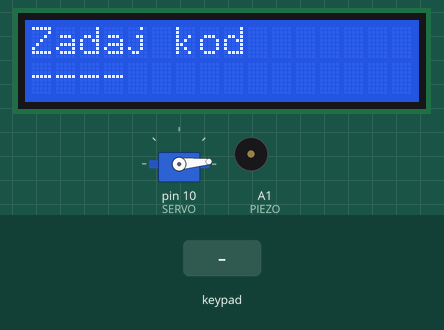
This sketch was run on a simulated Arduino Uno, built with avr-gcc and run on an emulated ATmega328P. Parts: 16×2 character LCD, servo, buzzer (waves = sounding). Wiring (inferred from the names in the program): 4×4 keypad with keys 1 2 3 A 4 5 6 B 7 8 9 C * 0 # D: rows pin 9, pin 8, pin 7, pin 6; columns A5, A4, A3, A2. The inputs (shaded band) are chosen by the test bench.

Above: at 1.2 s.
1.3 s: keypad keys 1 A * D # pressed 0.4 s apart
At 4.4 s:
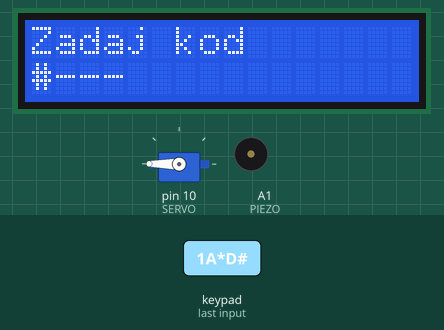
4.8 s: keypad keys 1 A * D * pressed 0.4 s apart
At 7.9 s:
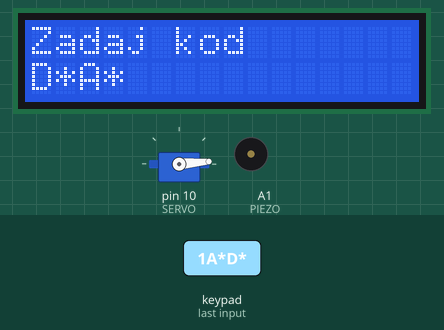
8.3 s: key '1' pressed
At 9.5 s:
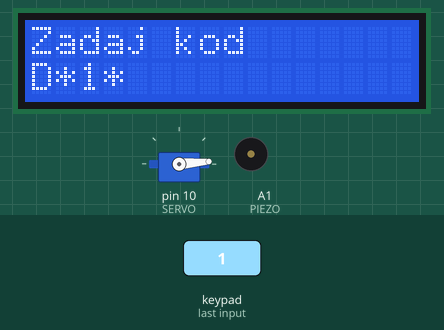
9.8 s: key '2' pressed
At 11.5 s:
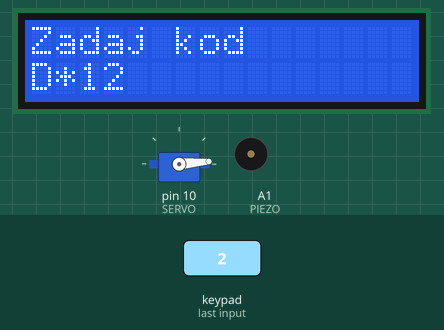
12.0 s: keypad keys 1 3 9 7 D pressed 0.4 s apart
At 14.6 s:
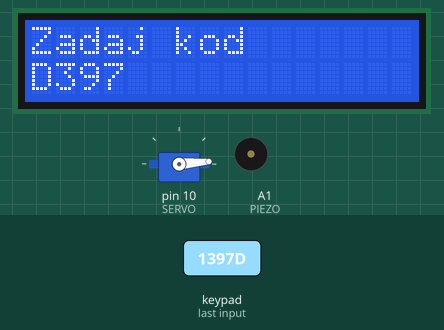
15.5 s: key 'A' pressed
At 16.4 s:
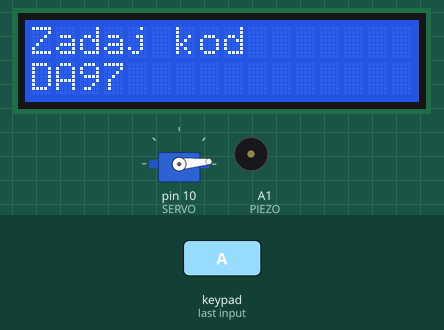
Timing chart, 0 to 18.0 s (numbered marks = the images above; inputs shaded):
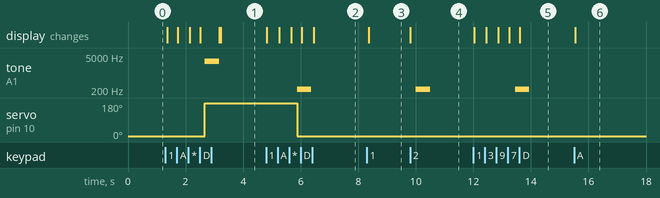

Measured:
- after the input at 1.3 s, tone on A1 (PIEZO): silent → 3000 Hz after 1.4 s, → silent 0.50 s later; servo on pin 10 (SERVO): 5° → 180° after 1.4 s; the display: first changes after 0.07 s (image 1 shows a later state)
- after the input at 4.8 s, tone on A1 (PIEZO): silent → 216 Hz after 1.1 s, → silent 0.50 s later; servo on pin 10 (SERVO): 180° → 5° after 1.1 s; the display: first changes at once (image 2 shows a later state)
- after the input at 8.3 s, the display: changes after 0.06 s (image 3)
- after the input at 9.8 s, tone on A1 (PIEZO): silent → 216 Hz after 0.20 s, → silent 0.50 s later; the display: changes at once (image 4)
- after the input at 12.0 s, tone on A1 (PIEZO): silent → 216 Hz after 1.4 s, → silent 0.50 s later; the display: first changes at once (image 5 shows a later state)
- after the input at 15.5 s, the display: changes at once (image 6)

The sketch:

kodovany_zamok1.ino
```cpp
// include the library code:
#include <LiquidCrystal.h>
#include <Servo.h>

char getChar(void);  // deklaracia vlastnej funkcie

// priradenie pinov Arduino ku klávesnici
#define ROW1   9
#define ROW2   8
#define ROW3   7
#define ROW4   6
#define COL1  A5
#define COL2  A4
#define COL3  A3
#define COL4  A2

#define PIEZO A1
#define SERVO 10

#define ROWS  4
#define COLS  4

// Globálne premenné
const char tabulka_znakov[ROWS][COLS] = {{'1','2','3','A'},
                                         {'4','5','6','B'},
                                         {'7','8','9','C'},
                                         {'*','0','#','D'}};

const char pinkod_zamku[] = "1A*D";

unsigned long startTime;				// čas procesora pred vstupom do loop()
unsigned long loopTime;					// čas procesora v loop()
unsigned long cas_rampa = 5000;   // 5000 ms

// initialize the library with the numbers of the interface pins
LiquidCrystal lcd(12, 11, 5, 4, 3, 2);

// deklarácia skupiny funkcií ku obsluhe serva z knižnice
Servo  servo_p;

void setup() {
  pinMode(ROW1,INPUT_PULLUP);
  pinMode(ROW2,INPUT_PULLUP);
  pinMode(ROW3,INPUT_PULLUP);
  pinMode(ROW4,INPUT_PULLUP);
  pinMode(COL1,OUTPUT); digitalWrite(COL1, HIGH);
  pinMode(COL2,OUTPUT); digitalWrite(COL2, HIGH);
  pinMode(COL3,OUTPUT); digitalWrite(COL3, HIGH);
  pinMode(COL4,OUTPUT); digitalWrite(COL4, HIGH);

  pinMode(PIEZO, OUTPUT); digitalWrite(PIEZO, LOW);

  // set up the LCD's number of columns and rows:
  lcd.begin(16, 2);

  // ovladanie serva cez pin
  servo_p.attach(SERVO);
  servo_p.write(5);	// otočí servo na uhol = 5°

  //lcd.setCursor(0, 0);  // nastaví výpis od 1.znaku v 1.riadku
  lcd.print("Zadaj kod");
  lcd.setCursor(0, 1);  // nastaví výpis od 1.znaku v 2.riadku
  lcd.print("----");

  startTime = millis();

}  // koniec setup()

void loop() {

  char znaky[4];      // pole znakov, ktoré zadáme z klávesnice
  char znak;          // znak, zadaný z klávesnice
  int  count_char;    // počítadlo znakov
  int  zhoda_pin;  // = 1, ak je zadaný kód zhodný s pin kódom
                      // inak = 0

  // 4 miestny PIN = pole znakov "znaky[]"
  // Cyklus1: počíta vypísané znaky
  //   Slučka1: čaká na stlačenie znaku
  //   Výpis stlačeného znaku
  //   Slučka2: čaká na pustenie znaku
  // navrat na Cyklus1
  // po zadaní 4.znaku porovná reťazec s PIN kódom

  lcd.setCursor(0, 1);  // nastaví výpis od 1.znaku v 2.riadku

  // Cyklus1
  for(count_char = 0; count_char < 4; ++ count_char) {
    // Slučka1
    do {
      znaky[count_char] = getChar();
    } while(znaky[count_char] == NULL);   // čaká na stlačenie znaku

    lcd.print(znaky[count_char]);   // vypíše stlačený znak

    // Slučka2
    do {
      znak = getChar();
    } while(znak != NULL);   // čaká na pustenie znaku

  } // koniec for(;;)

  // porovná znaky v pinkod_zamku[] so zadanými znakmi kod_zamku[]
  zhoda_pin = 1;		// prednastaví
  for(count_char = 0; count_char < 4; ++count_char) {
    if(znaky[count_char] == pinkod_zamku[count_char])
      zhoda_pin = zhoda_pin * 1;
    else
      zhoda_pin = 0;
  }

  // ak sú kódy zhodné:
  //   zapípaj na 0.5 sek.
  //   zmaž zadané znaky (nahradí ich "----")
  // inak zapípaj nízkym tónom na 0.5 sek.
  if(zhoda_pin == 1) {
    tone(PIEZO, 3000, 500);		// vysoký tón pípne na 500 ms
    servo_p.write(180);			// otočí servo na uhol = 180°
    delay(500);
    lcd.setCursor(0, 1);    // nastaví výpis od 1.znaku v 2.riadku
    lcd.print("----");		// zmaže zadané znaky
  }
  else tone(PIEZO, 216, 500);	// nízky tón pípne na 500 ms

  // návrat serva po určitom čase
  loopTime = millis();		// načíta aktuálny čas v ms
  if(loopTime >= (startTime + cas_rampa)) {
    startTime = loopTime;
  	servo_p.write(5);		// vráti servo na uhol = 5°
  }

} // koniec loop()

// --------------------------------
// Definicia vlastnej funkcie

char getChar(void) {

  byte riadok;
  byte stlpec;

  // Obsluha klávesnice
  // nastav COL1 = LOW, COL2-COL4 = HIGH
  // prečítaj stav na ROW1-ROW4
  //  - ak ROW1 = 0 -> znak = '1' (riadok = 1, stlpec = 1)
  //  - ak ROW2 = 0 -> znak = '4' (riadok = 2, stlpec = 1)
  //  - ak ROW3 = 0 -> znak = '7' (riadok = 3, stlpec = 1)
  //  - ak ROW4 = 0 -> znak = '*' (riadok = 4, stlpec = 1)

  stlpec = 1;
  digitalWrite(COL1, LOW);
  digitalWrite(COL2, HIGH);
  digitalWrite(COL3, HIGH);
  digitalWrite(COL4, HIGH);
  delay(20);
  if (digitalRead(ROW1)==LOW) riadok = 1;
  else if (digitalRead(ROW2)==LOW) riadok = 2;
  else if (digitalRead(ROW3)==LOW) riadok = 3;
  else if (digitalRead(ROW4)==LOW) riadok = 4;
  else riadok = 0;

if (riadok == 0) {
  stlpec = 2;
  digitalWrite(COL1, HIGH);
  digitalWrite(COL2, LOW);
  digitalWrite(COL3, HIGH);
  digitalWrite(COL4, HIGH);
  delay(20);
  if (digitalRead(ROW1)==LOW) riadok = 1;
  else if (digitalRead(ROW2)==LOW) riadok = 2;
  else if (digitalRead(ROW3)==LOW) riadok = 3;
  else if (digitalRead(ROW4)==LOW) riadok = 4;
  else riadok = 0;
}

if (riadok == 0) {
  stlpec = 3;
  digitalWrite(COL1, HIGH);
  digitalWrite(COL2, HIGH);
  digitalWrite(COL3, LOW);
  digitalWrite(COL4, HIGH);
  delay(20);
  if (digitalRead(ROW1)==LOW) riadok = 1;
  else if (digitalRead(ROW2)==LOW) riadok = 2;
  else if (digitalRead(ROW3)==LOW) riadok = 3;
  else if (digitalRead(ROW4)==LOW) riadok = 4;
  else riadok = 0;
}

if (riadok == 0) {
  stlpec = 4;
  digitalWrite(COL1, HIGH);
  digitalWrite(COL2, HIGH);
  digitalWrite(COL3, HIGH);
  digitalWrite(COL4, LOW);
  delay(20);
  if (digitalRead(ROW1)==LOW) riadok = 1;
  else if (digitalRead(ROW2)==LOW) riadok = 2;
  else if (digitalRead(ROW3)==LOW) riadok = 3;
  else if (digitalRead(ROW4)==LOW) riadok = 4;
  else riadok = 0;
}
 if (riadok != 0)
   return tabulka_znakov[riadok-1][stlpec-1];
 else
   return NULL;

}  // koniec getChar()
```
